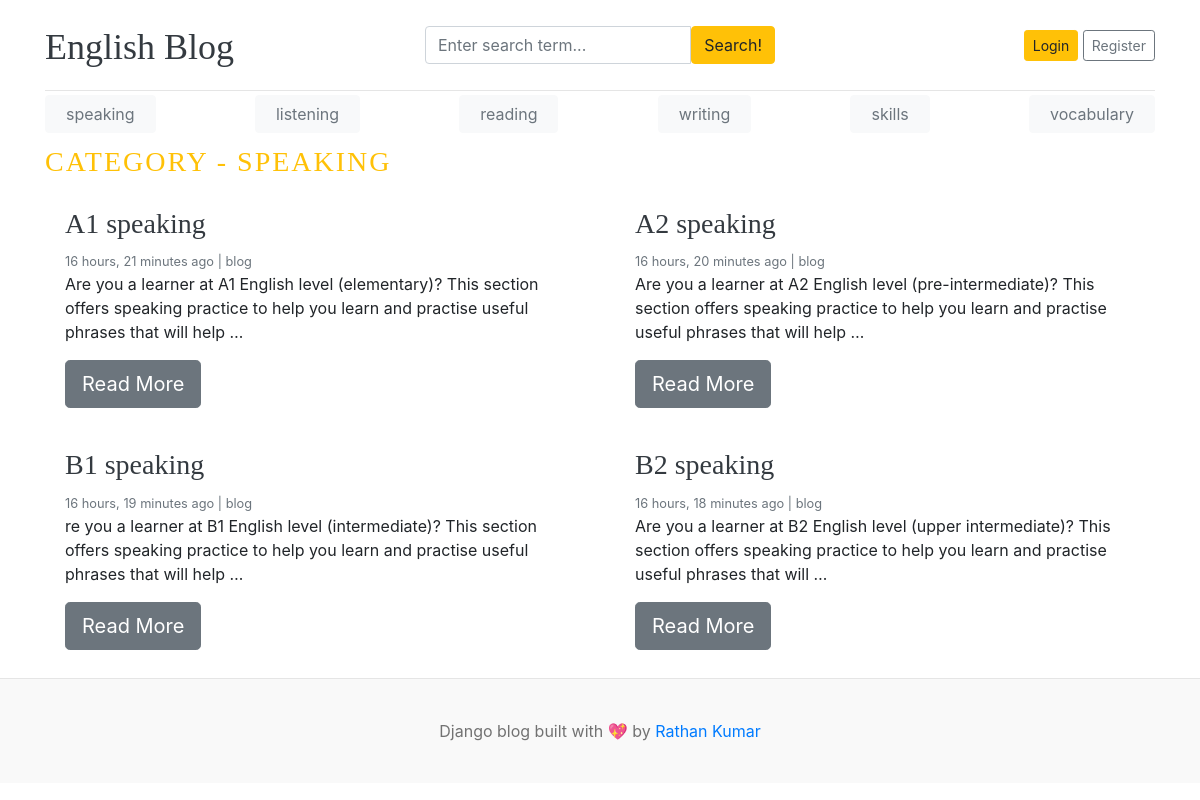
/category/6/, run on the app's committed database.
### blogs/models.py (models this page shows, shortened)
class Category(models.Model):
    category_name = models.CharField(max_length=50, unique=True)
    created_at = models.DateTimeField(auto_now_add=True)
    updated_at = models.DateTimeField(auto_now=True)
    class Meta:
        verbose_name_plural = 'categories'
    def __str__(self):
        return self.category_name

class Blog(models.Model):
    title = models.CharField(max_length=100)
    slug = models.SlugField(max_length=150, unique=True, blank=True)
    category = models.ForeignKey(Category, on_delete=models.CASCADE)
    author = models.ForeignKey(User, on_delete=models.CASCADE)
    featured_image = models.ImageField(upload_to='uploads/%Y/%m/%d')
    short_description = models.TextField(max_length=500)
    blog_body = models.TextField(max_length=2000)
    status = models.CharField(max_length=20, choices=STATUS_CHOICES, default="Draft")
    is_featured = models.BooleanField(default=False)
    created_at = models.DateTimeField(auto_now_add=True)
    updated_at = models.DateTimeField(auto_now=True)

### blogs/views.py (the view)
# urls.py: path('<int:category_id>/', views.posts_by_category, name='posts_by_category'),
def posts_by_category(request, category_id):
    posts = Blog.objects.filter(status='Published', category=category_id)
    try:
        category = Category.objects.get(pk=category_id)
    except:
        return redirect('home')
    context = {
        'posts': posts,
        'category': category,
    }
    return render(request, 'posts_by_category.html', context)

### blogs/context_processors.py (called while the page is built)
def get_categories(request):
    categories = Category.objects.all()
    return dict(categories=categories)

def get_social_links(request):
    social_links = SocialLink.objects.all()
    return dict(social_links=social_links)

### templates/posts_by_category.html
{% extends 'base.html' %}
{% block content %}
    <h3 class="text-uppercase text-warning" style="letter-spacing: 2px;">Category - {{ category }}</h3>
    <div class="row mb-2">
        {% if posts %}
            {% for post in posts %}
                <div class="col-md-6">
                    <div class="card border-0">
                        <div class="card-body">
                            <h3><a href="" class="text-dark">{{ post.title }}</a></h3>
                            <small class="mb-1 text-muted">{{ post.created_at | timesince }} ago
                                | {{ post.author }}</small>
                            <p class="card-text">{{ post.short_description | truncatewords:25 }}</p>
                            <a href="{% url 'blogs' post.slug %}"><button type="button" class="btn btn-secondary btn-lg">Read More</button></a>
                        </div>
                    </div>
                </div>
            {% endfor %}
        {% else %}
            <div class="d-grid gap-2">
                <a href="{% url 'home' %}"><button class="btn btn-primary" type="button">BACK TO HOME PAGE</button></a>
            </div>
        {% endif %}
    </div>
    </div>
{% endblock %}

### templates/base.html (shortened to what this page needs)
{% load static %}
<!DOCTYPE html>
<html lang="en">
<head>
    <link href="https://getbootstrap.com/docs/4.0/dist/css/bootstrap.min.css" rel="stylesheet">
    <link href="{% static 'css/blog.css' %}" rel="stylesheet">
    <link rel="stylesheet" href="https://cdnjs.cloudflare.com/ajax/libs/font-awesome/4.7.0/css/font-awesome.min.css">
  </head>
<body>
    <div class="container">
      <header class="blog-header py-3">
        <div class="row flex-nowrap justify-content-between align-items-center">
          <div class="col-4 pt-1">
            <a class="blog-header-logo text-dark" href="/">English Blog</a>
          </div>
          <div class="col-4">
            <form action="{% url 'search' %}" method="GET">
              <div class="input-group">
                <input class="form-control" type="text" name="keyword" value="{{ keyword }}" placeholder="Enter search term..." aria-label="Enter search term..." aria-describedby="button-search" />
                <button type="submit" class="btn btn-warning" id="button-search" type="button">Search!</button>
            </div>
            </form>
          </div>
          <div class="col-4 d-flex justify-content-end align-items-center">
            {% if not user.is_authenticated %}
            <a class="btn btn-sm btn-warning" href="{% url 'login' %}">Login</a> &nbsp;
            <a class="btn btn-sm btn-outline-secondary" href="{% url 'register' %}">Register</a>
            {% endif %}
          </div>
        </div>
      </header>
      <div class="nav-scroller py-1 mb-2">
        <nav class="nav d-flex justify-content-between">
          {% for cat in categories %}
              <button type="button" class="btn btn-light"><a class="p-2 text-muted" href="{% url 'posts_by_category' cat.id %}">{{ cat.category_name }}</a></button>
          {% endfor %}
        </nav>
      </div>
{% block content %}
{% endblock %}
<footer class="blog-footer">
    <p>Django blog built with 💖 by <a href="#">Rathan Kumar</a></p>
  </footer>
</body>
</html>

### config/static/css/blog.css (style rules this page uses)
.blog-header { border-bottom: 1px solid #e5e5e5; }
.blog-header-logo { font-family: "Playfair Display", Georgia, "Times New Roman", serif; font-size: 2.25rem; }
h1, h2, h3, h4, h5, h6 { font-family: "Playfair Display", Georgia, "Times New Roman", serif; }
.blog-footer { padding: 2.5rem 0; color: #727272; text-align: center; background-color: #f9f9f9; border-top: .05rem solid #e5e5e5; }
.blog-footer p:last-child { margin-bottom: 0; }

### data on the page
Category: category_name "speaking", category_name "SPEAKING"
Category: category_name "listening"
Category: category_name "reading"
Category: category_name "writing"
Category: category_name "skills"
Category: category_name "vocabulary"
Blog: title "A1 speaking", created_at "16 hours, 21 minutes", author "blog", short_description "Are you a learner at A1 English level (elementary)? This section offers speaking practice to help you learn and practise useful phrases that will help …"
Blog: title "A2 speaking", created_at "16 hours, 20 minutes", author "blog", short_description "Are you a learner at A2 English level (pre-intermediate)? This section offers speaking practice to help you learn and practise useful phrases that will help …"
Blog: title "B1 speaking", created_at "16 hours, 19 minutes", author "blog", short_description "re you a learner at B1 English level (intermediate)? This section offers speaking practice to help you learn and practise useful phrases that will help …"
Blog: title "B2 speaking", created_at "16 hours, 18 minutes", author "blog", short_description "Are you a learner at B2 English level (upper intermediate)? This section offers speaking practice to help you learn and practise useful phrases that will …"
